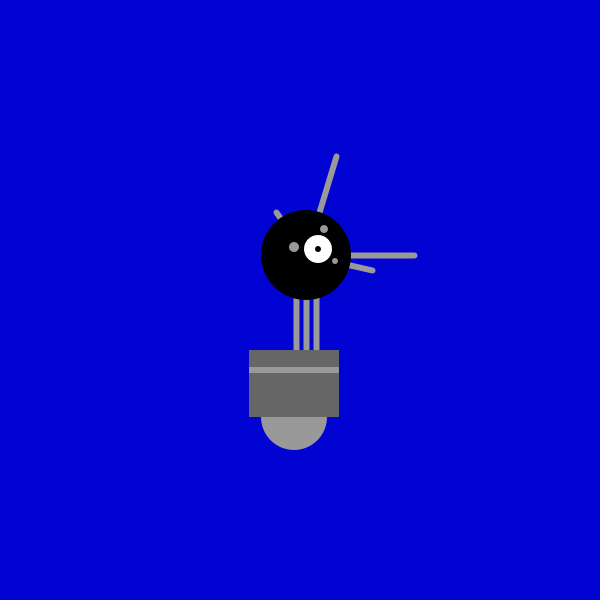
Frame 1 (no input)
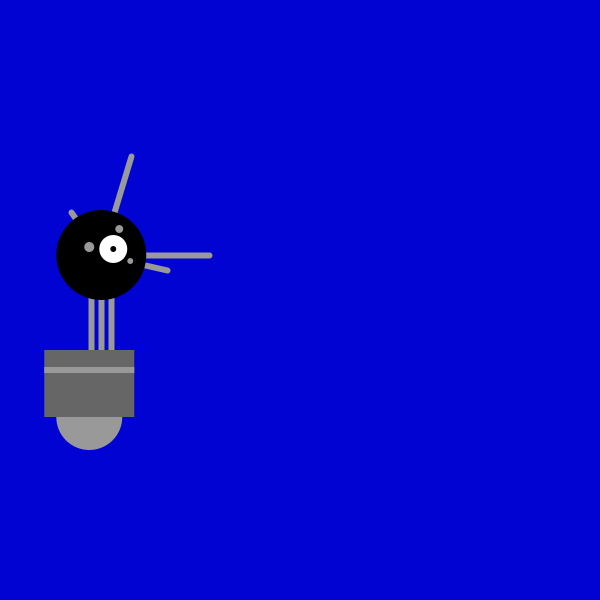
Frame 60 (the mouse pressed at the canvas centre just before this capture)
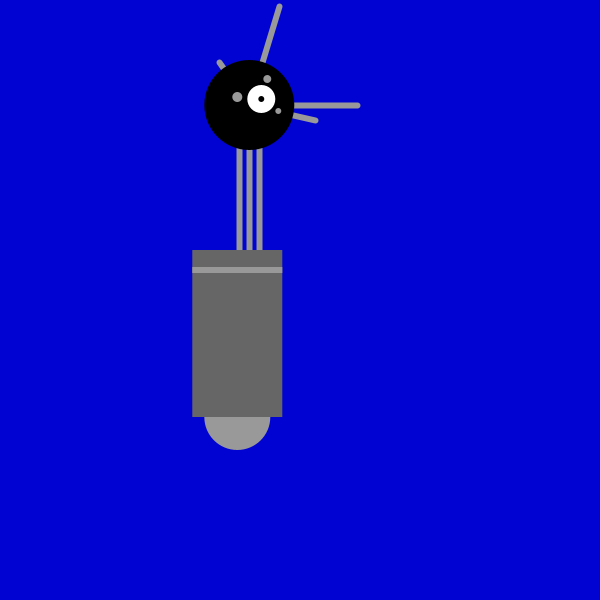
Frame 120 (the mouse held since frame 60 and released just before this capture)

The Processing sketch that drew these frames (run headless with seeded random() and noise(); from frame 60 on, the mouse is pressed at the canvas centre):

// Processing sketch: processing_81790
// ── processing_81790.pde

float x = 300;          
float y = 450;        
int radius = 45;       
int bodyHeight = 160;  
int neckHeight = 70;   
 
// int x = 264;                                    
// int y = 420;                                   
// int radius = 45;
// int bodyHeight = 110;                           
// int neckHeight = 140;                          
 
float easing = 0.02;
 
void setup() {
  size(600, 600);
  smooth();
  strokeWeight(6);
  ellipseMode(RADIUS);
 
// size(600, 600);
// smooth();
// strokeWeight(3);
// ellipseMode(RADIUS);
}
 
void draw() {
   
  int targetX = mouseX;
  x += (targetX - x) * easing;
     
  if (mousePressed) {
    neckHeight = 100;
    bodyHeight = 200;
  } else {
    neckHeight = 50;
    bodyHeight = 100;
  }
   
  float ny = y - bodyHeight - neckHeight - radius;
// int ny = y - bodyHeight - neckHeight - radius;  
  background(978);
// background(#000000);                           
   
  // Neck
  stroke(153);                
  line(x+2, y-bodyHeight, x+2, ny);
  line(x+12, y-bodyHeight, x+12, ny);
  line(x+22, y-bodyHeight, x+22, ny);
 
// Neck from Robot2
// stroke(102);                               
// line(x+2, y-bodyHeight, x+2, ny);              
// line(x+12, y-bodyHeight, x+12, ny);            
// line(x+22, y-bodyHeight, x+22, ny);          
  
// Neck from Robot1
// line(266, 257, 266, 162);   
// line(276, 257, 276, 162);   
// line(286, 257, 286, 162);   
 
  // Antennae
  line(x+12, ny, x-18, ny-43);
  line(x+12, ny, x+42, ny-99);
  line(x+12, ny, x+78, ny+15);
  line(x+12, ny, x+120, ny);
 
 
// Antennae from Robot2
// line(x+12, ny, x-18, ny-43);                    
// line(x+12, ny, x+42, ny-99);                    
// line(x+12, ny, x+78, ny+15);                    
  
// Antennae from Robot1
// line(276, 155, 246, 112);   
// line(276, 155, 306, 56);    
// line(276, 155, 342, 170);  
  
  // Body
  noStroke();
  fill(153);
  ellipse(x, y-33, 33, 33);
  fill(102);
  rect(x-45, y-bodyHeight, 90, bodyHeight-33);
  fill(153);
  rect(x-45, y-bodyHeight+17, 90, 6);
   
// Body
// noStroke();                                     
// fill(102);                                      
// ellipse(x, y+10, 33, 33);                       
// fill(0);                                       
// rect(x-45, y-bodyHeight, 90, bodyHeight+10);    
// fill(102);                                     
// rect(x-45, y-bodyHeight+17, 90, 6);            
  
// Body from Robot1
// ellipse(264, 377, 33, 33);  
// rect(219, 257, 90, 120);    
// rect(219, 274, 90, 6);      
  
 
  // Head
  fill(0);
  ellipse(x+12, ny, radius, radius);
  fill(255);
  ellipse(x+24, ny-6, 14, 14);
  fill(0);
  ellipse(x+24, ny-6, 3, 3); 
  fill(153);                                      
  ellipse(x, ny-8, 5, 5);                         
  ellipse(x+30, ny-26, 4, 4);                     
  ellipse(x+41, ny+6, 3, 3);                      
  
  
// Head
// fill(0);                                        
// ellipse(x+12, ny, radius, radius);              
// fill(255);                                     
// ellipse(x+24, ny-6, 14, 14);                    
// fill(0);                                        
// ellipse(x+24, ny-6, 3, 3);                     
// fill(153);                                      
// ellipse(x, ny-8, 5, 5);                         
// ellipse(x+30, ny-26, 4, 4);                     
// ellipse(x+41, ny+6, 3, 3);                     
  
// Head from Robot1
// ellipse(276, 155, 45, 45);  
// ellipse(288, 150, 14, 14);  
// ellipse(288, 150, 3, 3);    
// ellipse(263, 148, 5, 5);   
// ellipse(296, 130, 4, 4);   
// ellipse(305, 162, 3, 3);    
 
}
